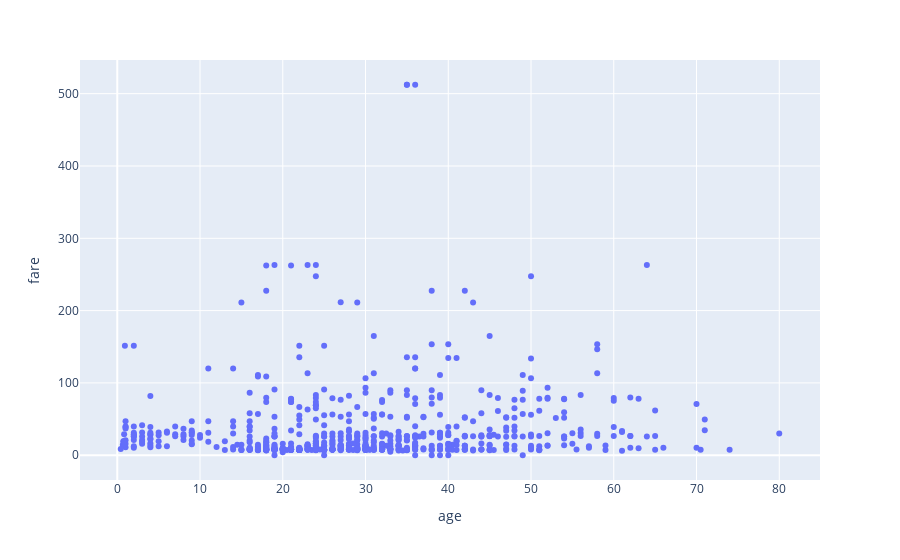

The notebook cell saved with this chart:
### Code cell
# 1.Ans.
import seaborn as sns
import plotly.express as px

titanic_df = sns.load_dataset('titanic')
scatter_plot = px.scatter(titanic_df, x='age', y='fare')
scatter_plot.show()

### Figure 1 — Plotly figure (JSON) as saved in the notebook; plotly's stock layout.template omitted (floating-point values rounded to 4 significant figures; data arrays with more than 128 entries replaced by an {"elided": "..."} marker saying what was removed)
{"data": [{"hovertemplate": "age=%{x}<br>fare=%{y}<extra></extra>", "legendgroup": "", "marker": {"color": "#636efa", "symbol": "circle"}, "mode": "markers", "name": "", "orientation": "v", "showlegend": false, "type": "scatter", "x": {"elided": "891 float values"}, "xaxis": "x", "y": {"elided": "891 float values"}, "yaxis": "y"}], "layout": {"autosize": true, "legend": {"tracegroupgap": 0}, "margin": {"t": 60}, "xaxis": {"anchor": "y", "autorange": true, "domain": [0, 1], "range": [-4.556, 84.98], "title": {"text": "age"}, "type": "linear"}, "yaxis": {"anchor": "x", "autorange": true, "domain": [0, 1], "range": [-39.67, 552.0], "title": {"text": "fare"}, "type": "linear"}}}
